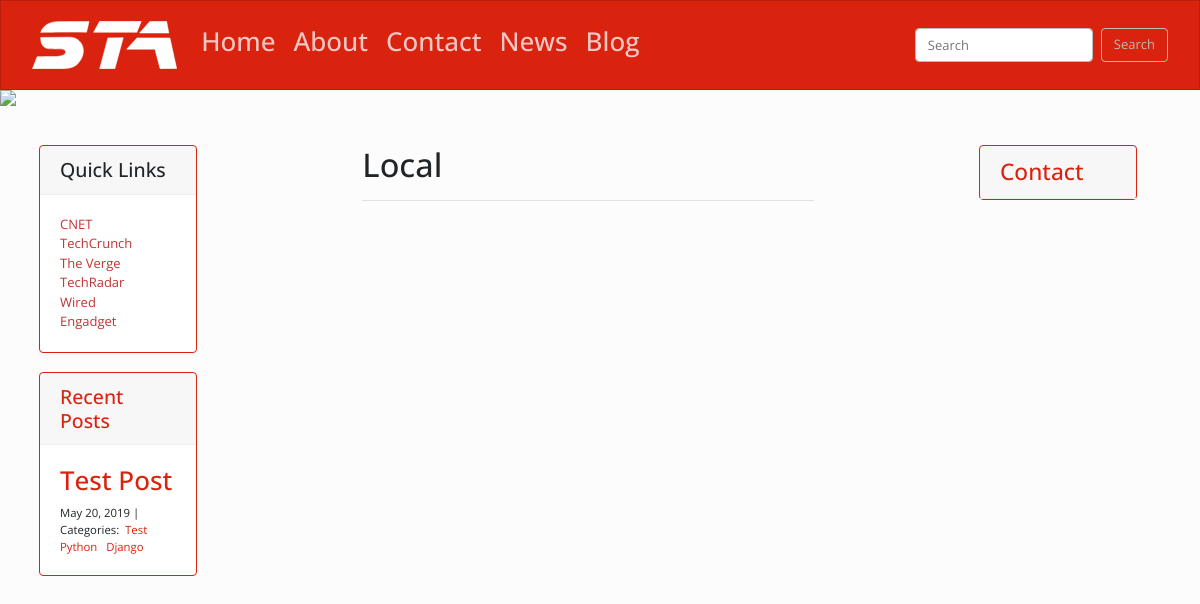
The app's page /blog/Local, older data.
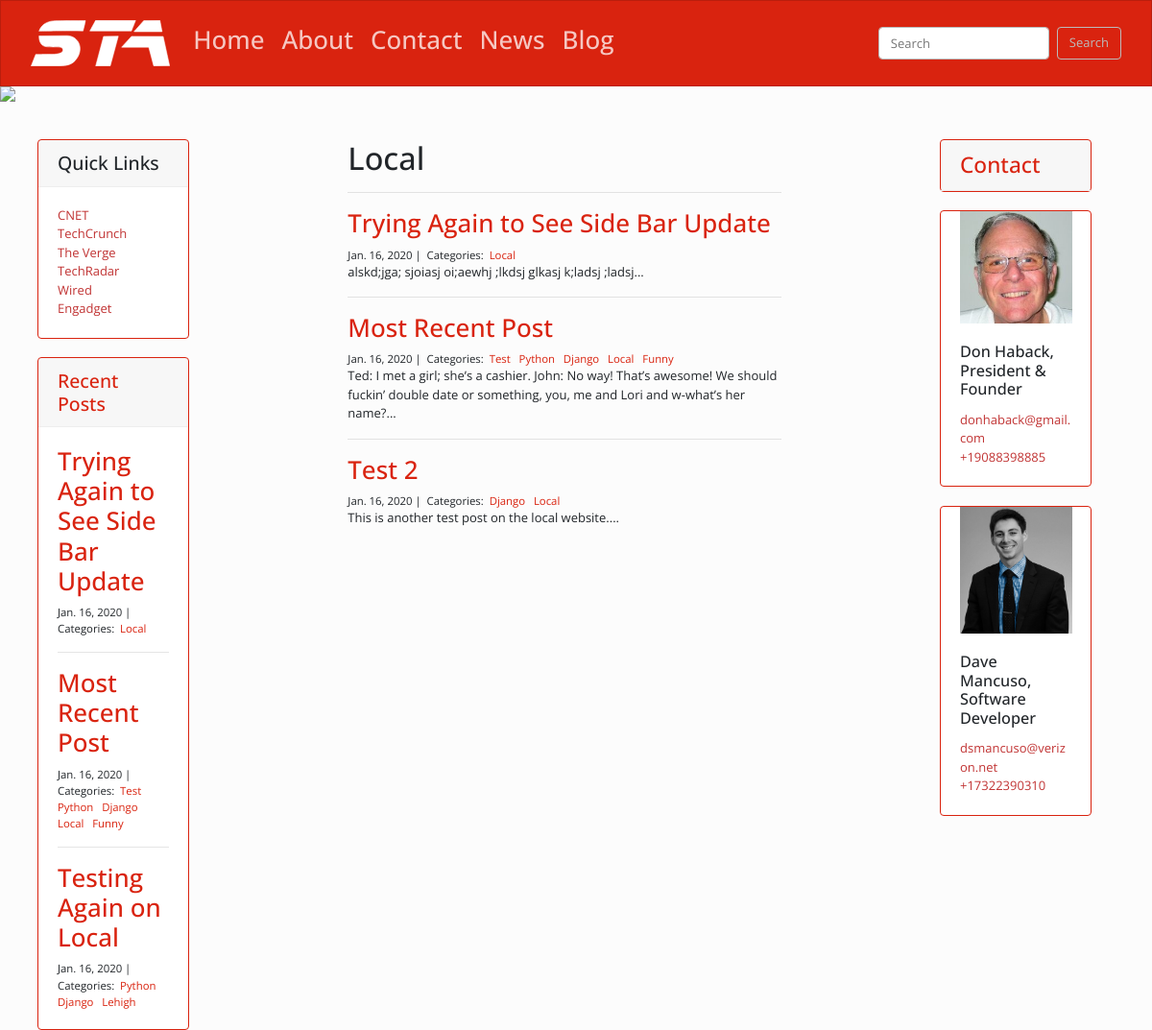
The same page, newer data.
### blog/models.py (models this page shows, shortened)
class Post(models.Model):
    title = models.CharField(max_length=255)
    body = models.TextField()
    created_on = models.DateTimeField(auto_now_add=True)
    last_modified = models.DateTimeField(auto_now=True)
    categories = models.ManyToManyField('Category', related_name='posts')

class Category(models.Model):
    name = models.CharField(max_length=30)

### about/models.py (models this page shows, shortened)
class Biography(models.Model):
    name = models.CharField(max_length=100)
    title = models.CharField(max_length=100)
    image = models.ImageField(upload_to='images/')
    bio = models.TextField()
    email = models.EmailField()
    phone = PhoneNumberField()
    order = models.IntegerField()
    class Meta:
        ordering = ['order']
        verbose_name_plural = 'Biographies'

### blog/views.py (the view)
# urls.py: path('<category>', views.blog_category, name='blog_category'),
def blog_category(request, category):
    posts = Post.objects.filter(
        categories__name__contains=category
    ).order_by(
        '-created_on'
    )
    recent_posts = Post.objects.all().order_by('-created_on')[:3]
    bios = Biography.objects.all()
    context = {
        'category' : category,
        'posts' : posts,
        'recent_posts': recent_posts,
        'bios': bios,
    }
    return render(request, 'blog_category.html', context)

### blog/templates/blog_category.html
{% extends "base.html" %}
{% block page_content %}
<div class="col-md-8 offset-md-2">
    <h1>{{ category | title }}</h1>
    <hr>
    {% for post in posts %}
        <h2><a href="{% url 'blog_detail' post.pk%}">{{ post.title }}</a></h2>
        <small>
            {{ post.created_on.date }} |&nbsp;
            Categories:&nbsp;
            {% for category in post.categories.all %}
            <a href="{% url 'blog_category' category.name %}">
                {{ category.name }}
            </a>&nbsp;
            {% endfor %}
        </small>
        <p>{{ post.body|safe | slice:":150" }}...</p>
        {% if not forloop.last %}
            <hr>
        {% endif %}
    {% endfor %}
</div>
{% endblock %}

### sta_website/templates/base.html (shortened to what the changed rows need)
{% load static %}
<head>
  <link rel="stylesheet" href="https://bootswatch.com/4/simplex/bootstrap.min.css">
  <link rel="stylesheet" href="https://use.fontawesome.com/releases/v5.8.2/css/all.css">
</head>
<body>
<header>
<nav class="navbar navbar-expand-lg navbar-dark bg-primary">
  <div class="container-fluid">
    <div class="collapse navbar-collapse" id="navbarColor01">
      <ul class="navbar-nav mr-auto">
        <li class="nav-item">
          <a class="nav-link" style="padding-right: 10px" href="{% url 'home_index' %}"> <h2> Home </h2> </a>
        </li>
        <li class="nav-item">
          <a class="nav-link" style="padding-right: 10px" href="{% url 'about_index' %}"> <h2> About </h2> </a>
        </li>
        <li class="nav-item">
          <a class="nav-link" style="padding-right: 10px" href="{% url 'contact_index' %}"> <h2> Contact </h2> </a>
        </li>
        <li class="nav-item">
          <a class="nav-link" style="padding-right: 10px" href="{% url 'news_index' %}"> <h2> News </h2></a>
        </li>
        <li class="nav-item">
          <a class="nav-link" style="padding-right: 10px" href="{% url 'blog_index' %}"> <h2> Blog </h2></a>
        </li>
      </ul>
    </div>
  </div>
</nav>
</header>
<br>
<div class="container-fluid">
  <div class="pl-4 pr-5 row">
    <div class="col-md-2">
      <div class="sticky-top">
        <br>
        <br>
        <div class="card border-primary md-2 d-none d-lg-block">
          <div class="card-body">
            {% for recent_post in recent_posts %}
              <h2><a href="{% url 'blog_detail' recent_post.pk%}">{{ recent_post.title }}</a></h2>
              <small>
                  {{ recent_post.created_on.date }} |&nbsp;
                  Categories:&nbsp;
                  {% for category in recent_post.categories.all %}
                  <a href="{% url 'blog_category' category.name %}">
                      {{ category.name }}
                  </a>&nbsp;
                  {% endfor %}
              </small>
              {% if not forloop.last %}
                <hr>
              {% endif %}
            {% endfor %}
          </div>
        </div>
      </div>
    </div>
    <div class="col-md-8">
      <br>
      {% block page_content %} {% endblock%}
    </div>
    <div class="col-md-2">
      <div class="sticky-top">
        <br>
        <br>
        {% for bio in bios %}
          <div class="card border-primary md-2 d-none d-lg-block">
            <img class="mx-auto" style="width: 75%; display: block;" src="{{ bio.image.url }}">
            <div class="card-body">
              <h5 class="card-title">{{bio.name}}, {{bio.title}}</h5>
              <p class="card-text">
                <a href="mailto:{{bio.email}}" class="mail"><font color=#c13434>{{bio.email}}</font></a> <br>
                <a href="tel:{{bio.phone}}" class="tel"><font color=#c13434>{{bio.phone}}</font></a>
              </p>
            </div>
          </div>
          {% if not forloop.last %}
            <br>
          {% endif %}
        {% endfor %}
        <br>
      </div>
    </div>
  </div>
</div>
</body>

Row changes from the older to the newer data that the page shows:
no longer on this page (row unchanged): Post: title "Test Post", created_on "May 20, 2019", Category (name "Test"), Category (name "Python"), Category (name "Django"), shown under "Recent Posts"
added Post: title "Trying Again to See Side Bar Update", created_on "Jan. 16, 2020", body "alskd;jga; sjoiasj oi;aewhj ;lkdsj glkasj k;ladsj ;ladsj"
added Category: name "Local"
added Post: title "Most Recent Post", created_on "Jan. 16, 2020", body "Ted: I met a girl; she’s a cashier. John: No way! That’s awesome! We should fuckin’ double date or something, you, me and Lori and w-what’s her name?", Category (name "Test"), Category (name "Python"), Category (name "Django")
added Category: name "Funny"
added Post: title "Testing Again on Local", created_on "Jan. 16, 2020", Category (name "Python"), Category (name "Django"), shown under "Recent Posts"
added Category: name "Lehigh", shown under "Testing Again on Local"
added Post: title "Test 2", created_on "Jan. 16, 2020", body "This is another test post on the local website.", Category (name "Django"), shown under "Local"
added Biography: image (picture), name "Don Haback", title "President & Founder", email "donhaback@gmail.com", phone "+19088398885"
added Biography: image (picture), name "Dave Mancuso", title "Software Developer", email "dsmancuso@verizon.net", phone "+17322390310"
Text that changed along with them:
{{ category | title }}: "Local" → (not shown)
